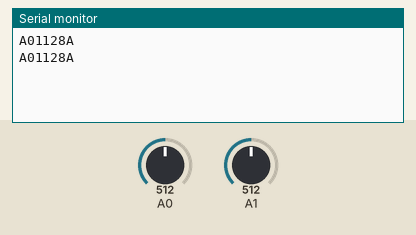
Recording of a sketch running on a simulated Arduino Uno, built with avr-gcc and run on an emulated ATmega328P. Shown: the last lines printed to the serial monitor. The test bench sets the inputs (shaded band); at power-on: A0 = 512, A1 = 512. Random numbers use the default seed unless the sketch sets one.

Above: at 5.8 s.
5.9 s: A0 set to 716
At 7.3 s:
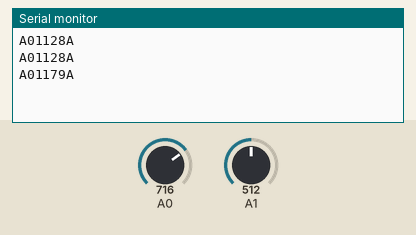
9.0 s: A1 set to 306
At 10.0 s:
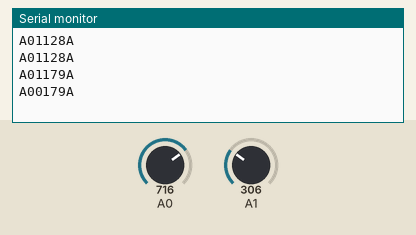
12.1 s: A0 set to 900
At 14.3 s:
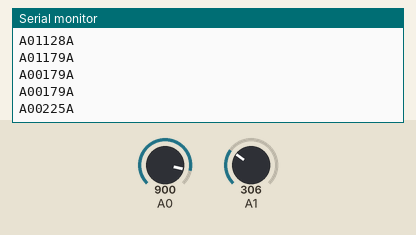
15.2 s: A1 set to 511
At 17.3 s:
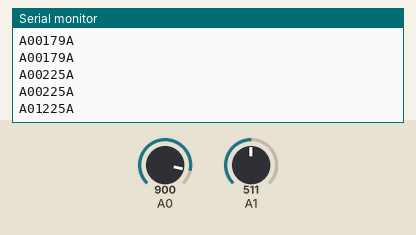
Timing chart, 0 to 18.8 s (numbered marks = the images above; inputs shaded):
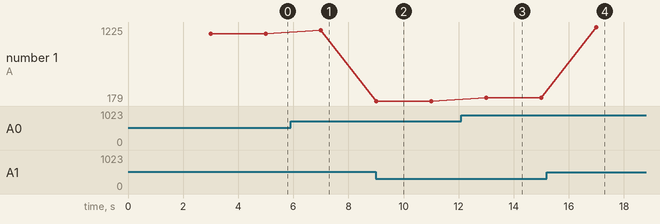

The sketch:

TRAMA_DE_DATOS_STRINGS.ino
```cpp
/* Envio de tramas de datos para redes de sensores
de conversores analogicos tipo integer  */
#include <TimerOne.h>
int cad0;// variable para conversor 0
int est_bateria;// mide el voltaje de la bateria
int aleatorio; // valor a contar en timer
int limite_aleatorio;// valor maximo de aleatorio
int cont_backoff=10;// contador de timer
String ind_bateria;
String strcad0;
String tramatx;
boolean verf=false;
void setup() {
  // Configuraciones
Serial.begin(9600); //inicio de cx serial
Timer1.initialize(1000000);// inicio de timer a 1 seg
Timer1.attachInterrupt(backoff);// subrutina de backoff
aleatorio=random(1,limite_aleatorio);// numero aleatorio
}

void loop() {

}

void backoff(){
cont_backoff++;// conteo de segundos
  if(cont_backoff==aleatorio){//comparacion con aleatorio
    cad0=analogRead(0)/4; // lectura de conversor de 0 a 1023 datos
      if(cad0<99){
      verf=true;
      }
      else
      verf=false;
      //lectura de estado de bateria
   est_bateria=analogRead(1)/4;
    if(est_bateria<100){
      ind_bateria="00";
      cont_backoff=10;
    }
   if(est_bateria>100&&est_bateria<200){
    ind_bateria="01";
    cont_backoff=20;
    }
  if(est_bateria>200){
    ind_bateria="10";
    cont_backoff=30;
  }
//se descompone el valor cad para ser enviado
//se evalua si el conversor tiene 4 o 3 digitos
 strcad0=String(cad0);
  if(verf)
    tramatx=String("A"+ind_bateria+"0"+strcad0+"A ");
  else
    tramatx=String("A"+ind_bateria+strcad0+"A ");

   Serial.println(tramatx);
}
aleatorio=random(1,cont_backoff);
cont_backoff=0;
}

//tramatx("A"+"sensor1"+";"+"sensor1"+";");
```

Measured:
- after the input at 5.9 s, the serial monitor: prints a new line after 1.1 s (image 1)
- after the input at 9.0 s, the serial monitor: prints a new line at once (image 2)
- after the input at 12.1 s, the serial monitor: prints a new line after 0.90 s (image 3)
- after the input at 15.2 s, the serial monitor: prints a new line after 1.8 s (image 4)
- plotted number 1: 1128 → 1179 after the input at 5.9 s, 1179 → 179 after the input at 9.0 s, 179 → 225 after the input at 12.1 s, 225 → 1225 after the input at 15.2 s
